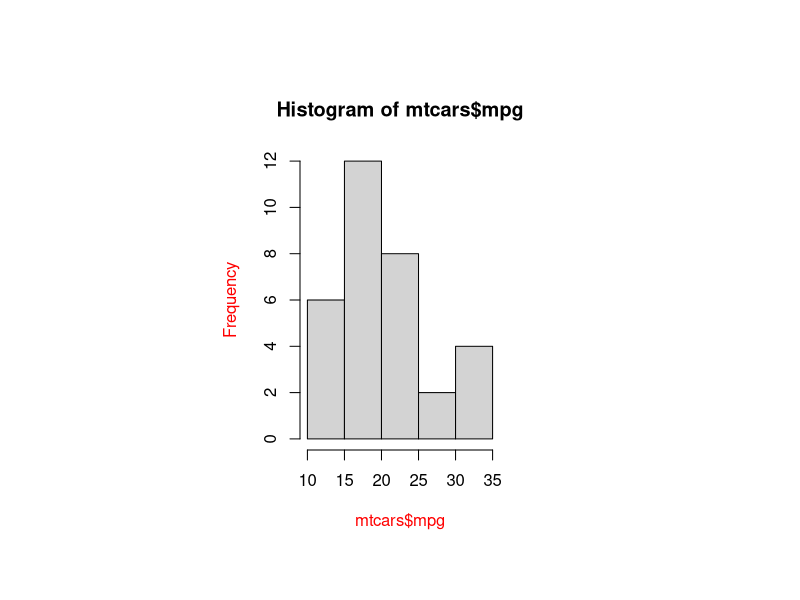
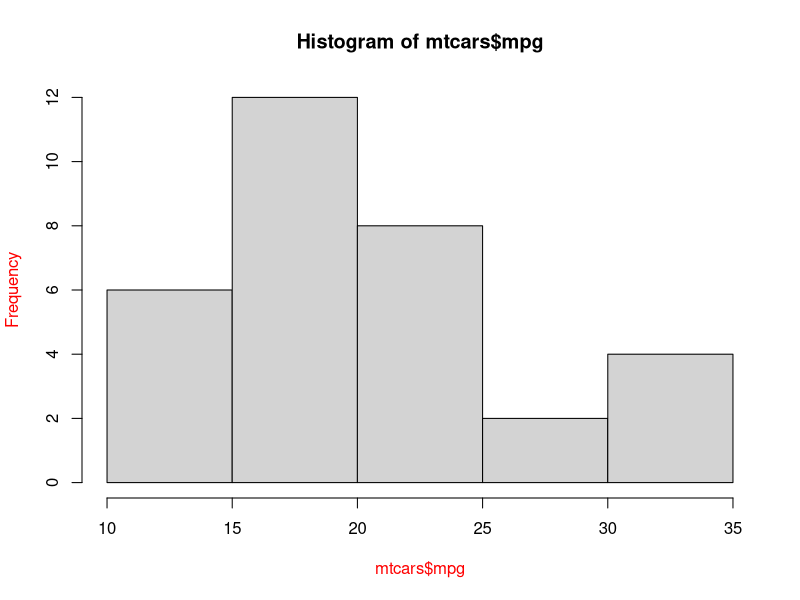
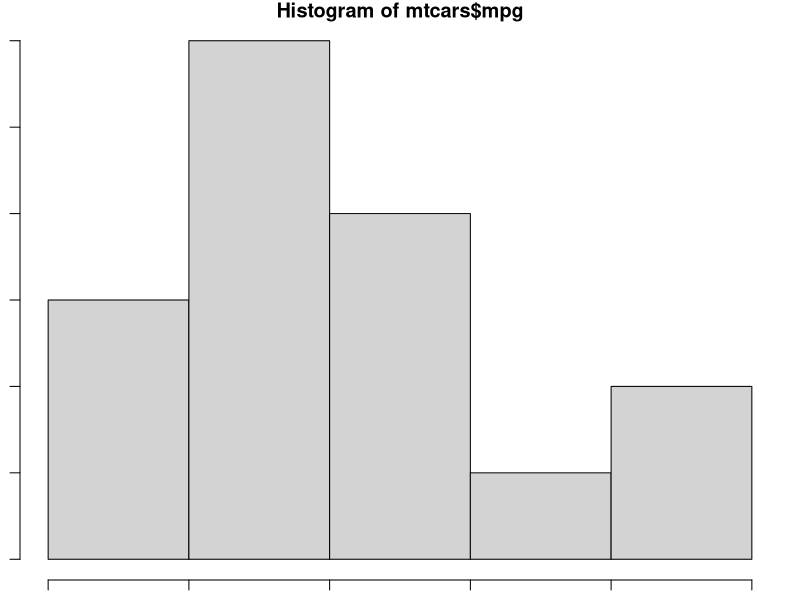
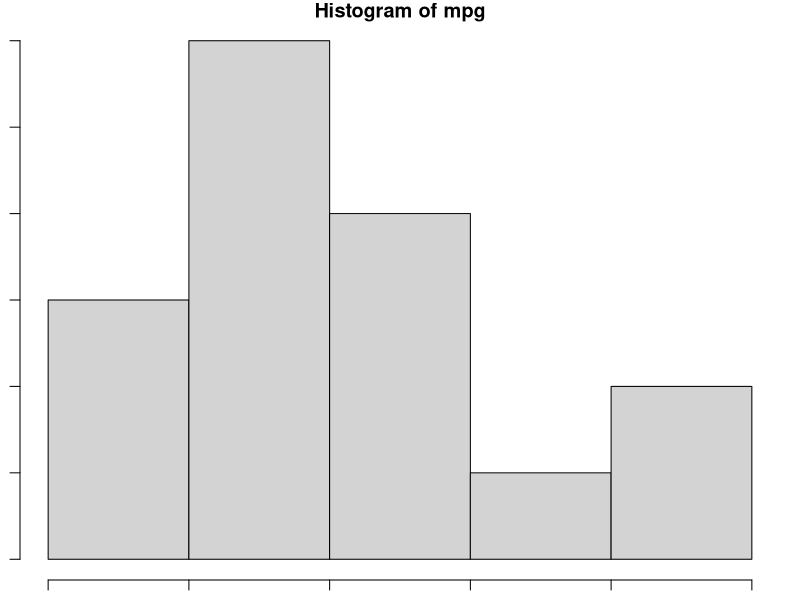
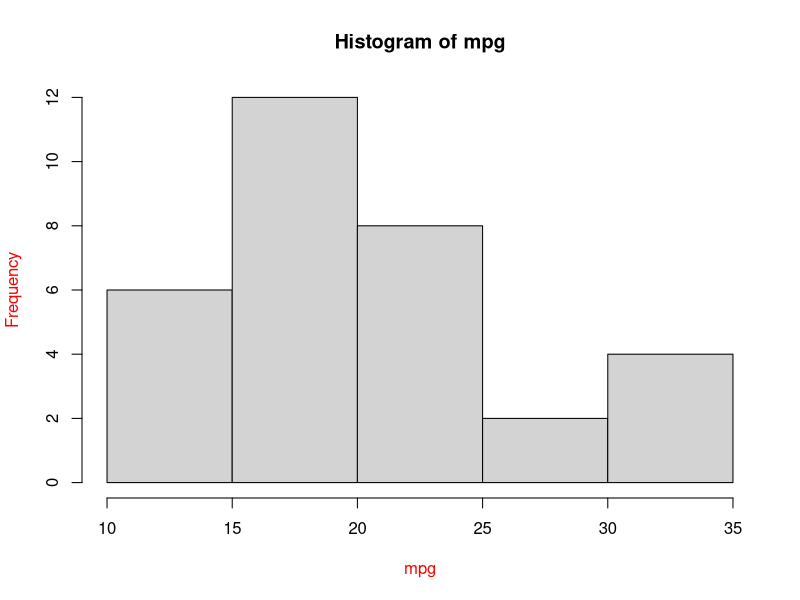
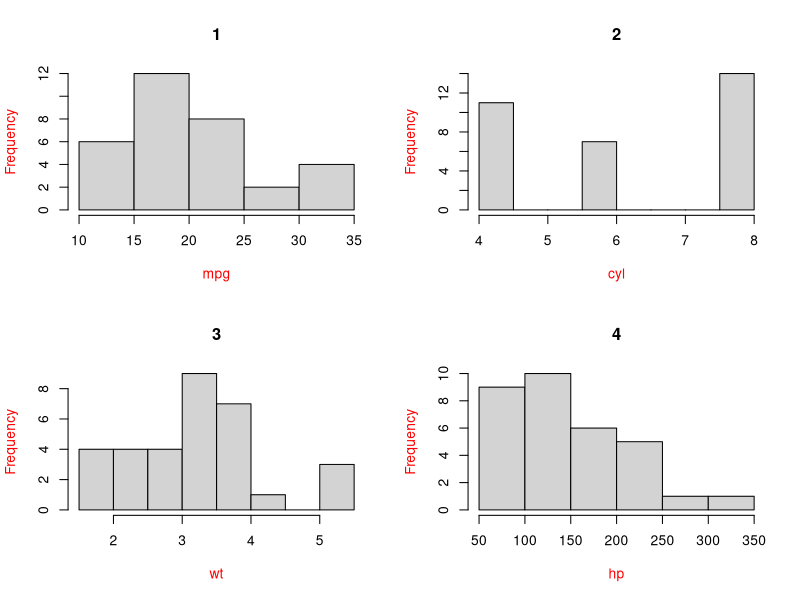
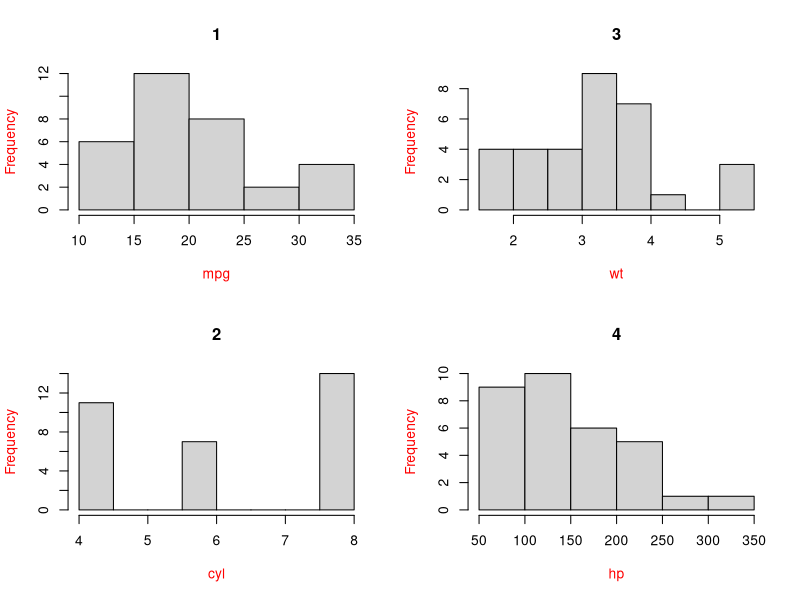
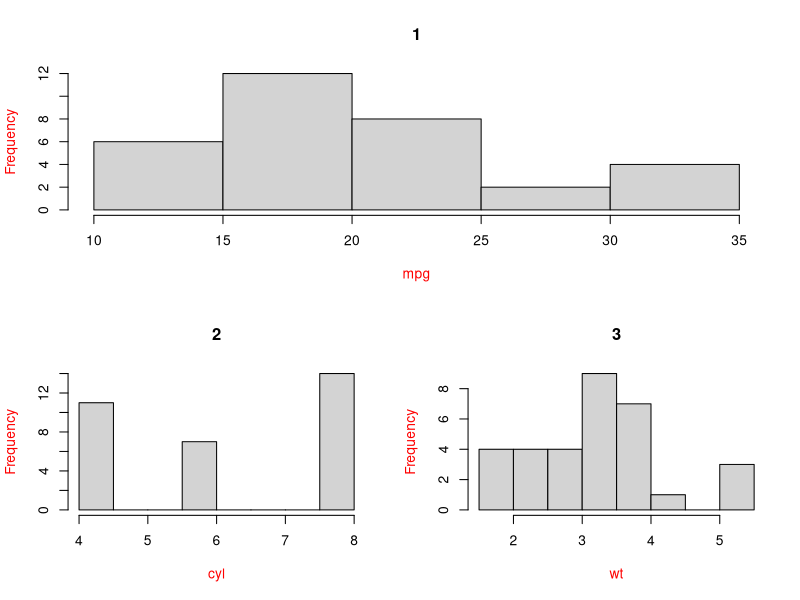

Recreate these plots in R, in order.
par()
par(pin=c(2,3))# changing dimensions of plot area
par(col.lab='red')# changing color of label
hist(mtcars$mpg)
opar = par(no.readonly=T)
opar
par(opar)# resetting parameters to default
par('mar')# margins in cm
par('mai')#margins in inch
hist(mtcars$mpg)
par(mar=c(1,1,1,1))
hist(mtcars$mpg)
attach(mtcars)
hist(mpg)
par(opar)
hist(mpg)
par(mfrow=c(2,2))#for multiple frames per row
hist(mpg,main='1')
hist(cyl,main='2')
hist(wt,main='3')
hist(hp,main='4')
par(mfcol=c(2,2))#for multiple frames per column
hist(mpg,main='1')
hist(cyl,main='2')
hist(wt,main='3')
hist(hp,main='4')
layout(matrix(c(1,1,2,3),byrow=T,nrow=2))# top row-1,bottom row-2&3
hist(mpg,main='1')
hist(cyl,main='2')
hist(wt,main='3')
layout(matrix(c(1,1,1,2,3,4),byrow=T,nrow=2))#top row-1,bottom row-2,3,4
hist(mpg,main='1')
hist(cyl,main='2')
hist(wt,main='3')
hist(hp,main='4')
layout(matrix(c(1,2,3,3,4,5),byrow=T,nrow=3))#top row-1,2,mid row-3,br-4,5
par('mar')
par(mar=c(1,1,1,1))
hist(mpg,main='1')
hist(cyl,main='2')
hist(wt,main='3')
hist(hp,main='4')
hist(hp,main='5')
layout(matrix(c(1,1,2,3),byrow=T,nrow=2),width=c(3,1),height=c(1,2))
hist(mpg,main='1')
hist(cyl,main='2')
hist(wt,main='3')
par(opar)
par(mar=c(2,2,2,2))
plot.new()
par(fig=c(0,0.8,0,0.8),new=T)
plot(wt,mpg)
par(fig=c(0,0.8,0.65,1),new=T)
boxplot(wt,horizontal=T,axes=F)
par(fig=c(0.65,1,0,0.8),new=T)
boxplot(mpg,axes=F)
